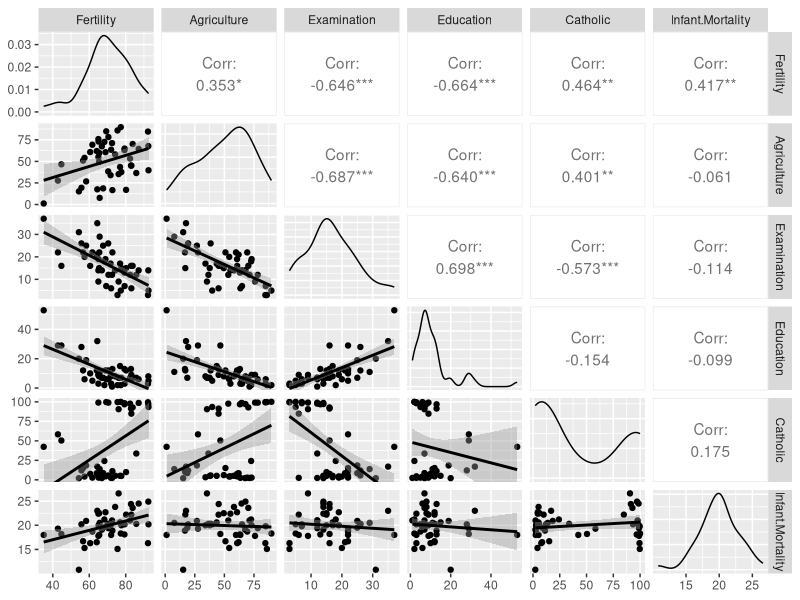
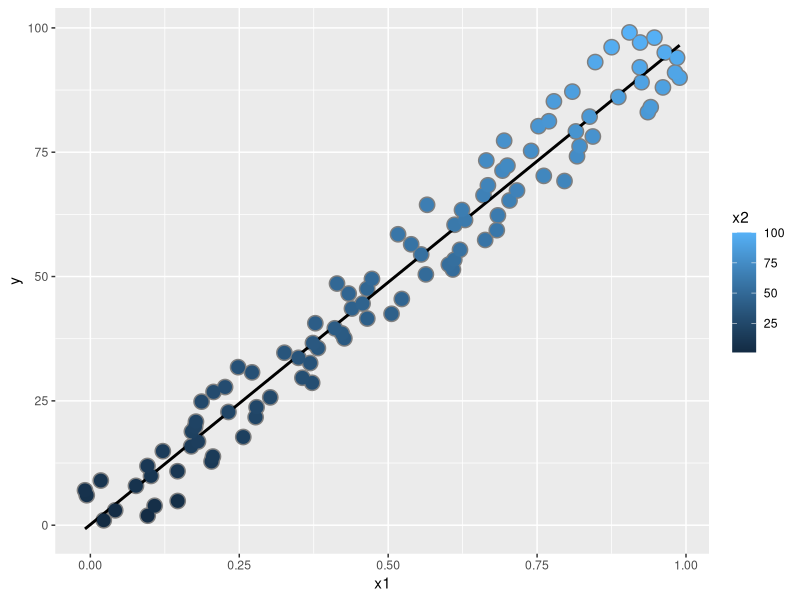
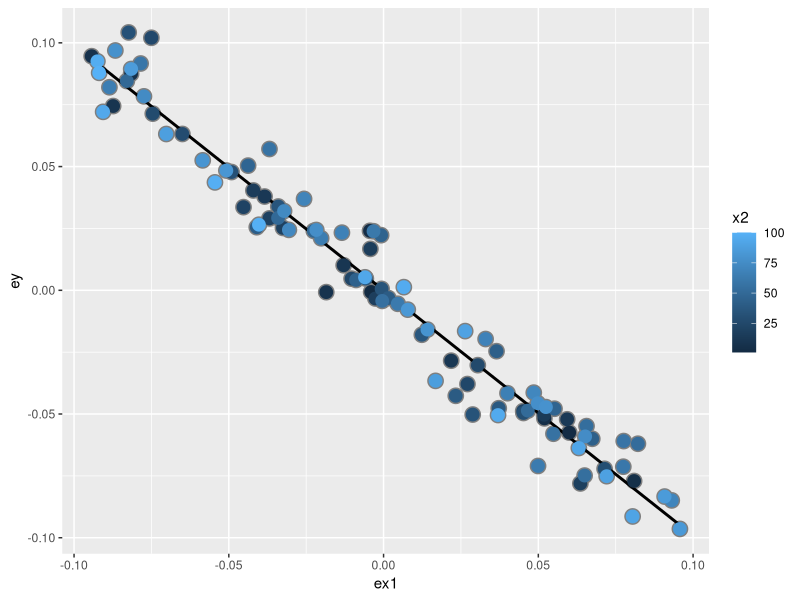

Source code (R) for these figures, in order:
## ---- chunk 1
require(datasets)
data(swiss)
?swiss
## ---- chunk 2
require(GGally); require(ggplot2)
g = ggpairs(swiss, lower = list(continuous = wrap("smooth", method = "lm")))
g

## ---- chunk 3
summary(lm(Fertility ~ . , data = swiss))
summary(lm(Fertility ~ . , data = swiss))$coefficients
## ---- chunk 4
summary(lm(Fertility ~ Agriculture, data = swiss))
summary(lm(Fertility ~ Agriculture, data = swiss))$coefficients
## ---- chunk 5
n <- 100; x2 <- 1 : n; x1 <- .01 * x2 + runif(n, -.1, .1); y = -x1 + x2 + rnorm(n, sd = .01)
summary(lm(y ~ x1))$coef
summary(lm(y ~ x1 + x2))$coef
dat = data.frame(y = y, x1 = x1, x2 = x2, ey = resid(lm(y ~ x2)), ex1 = resid(lm(x1 ~ x2)))

library(ggplot2)
g = ggplot(dat, aes(y = y, x = x1, colour = x2))
g = g + geom_point(colour="grey50", size = 5) + geom_smooth(method = lm, se = FALSE, colour = "black") 
g = g + geom_point(size = 4) 
g
# residual plot
g2 = ggplot(dat, aes(y = ey, x = ex1, colour = x2))  
g2 = g2 + geom_point(colour="grey50", size = 5) + geom_smooth(method = lm, se = FALSE, colour = "black") + geom_point(size = 4) 
g2
# you can see that the x2 variable is clearly not related to the residual x1 variable. 
## ---- chunk 6
z <- swiss$Agriculture + swiss$Education
lm(Fertility ~ . + z, data = swiss)
